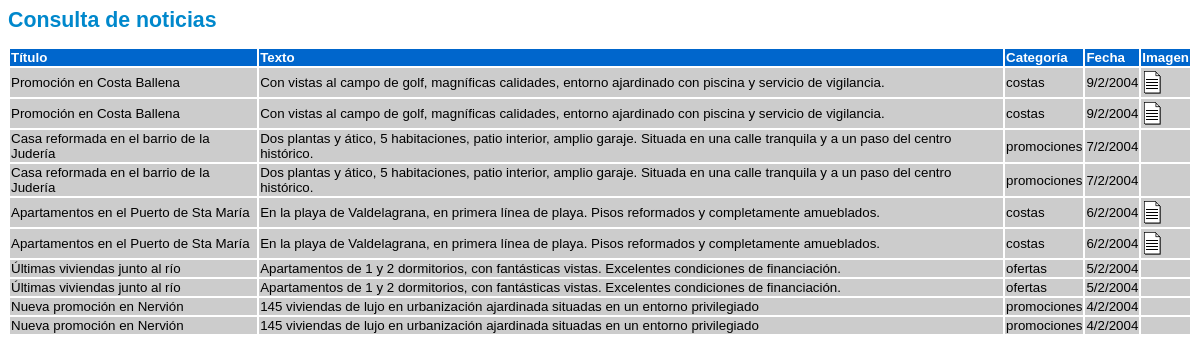
The app's page /Tema4/ejercicio1.php with its own data.
### tables this page shows
CREATE TABLE noticias (
  id smallint(5) unsigned NOT NULL auto_increment,
  titulo varchar(100) NOT NULL default '',
  texto text NOT NULL,
  categoria enum('promociones','ofertas','costas') NOT NULL default 'promociones',
  fecha date NOT NULL default '0000-00-00',
  imagen varchar(100) default NULL,
  PRIMARY KEY  (id)
);

### Tema4/lib/fecha.php (called while the page is built, shortened)
<?PHP
function date2string ($date)
{
   $string = date ("j/n/Y", strtotime($date));
   return ($string);
}
?>

### Tema4/ejercicio1.php (the view, shortened to what this page needs)
<HTML LANG="es">
	<HEAD>
	   <LINK REL="stylesheet" TYPE="text/css" HREF="estilo.css">
	<?PHP
	   include ("lib/fecha.php");
	?>
	</HEAD>
	<BODY>
		<H1>Consulta de noticias</H1>
		<?PHP
			  $conexion = mysql_connect ("localhost", "userp14", "cursphp11")
				 or die ("No se puede conectar con el servidor");
			  $instruccion = "select * from noticias order by fecha desc";
			  $consulta = mysql_query ($instruccion, $conexion)
				 or die ("Fallo en la consulta");
			  $nfilas = mysql_num_rows ($consulta);
			  if ($nfilas > 0)
			  {
				 print ("<TABLE>\n");
				 print ("<TR>\n");
				 print ("<TH>Título</TH>\n");
				 print ("<TH>Texto</TH>\n");
				 print ("<TH>Categoría</TH>\n");
				 print ("<TH>Fecha</TH>\n");
				 print ("<TH>Imagen</TH>\n");
				 print ("</TR>\n");
				 for ($i=0; $i<$nfilas; $i++)
				 {
					$resultado = mysql_fetch_array ($consulta);
					print ("<TR>\n");
					print ("<TD>" . $resultado['titulo'] . "</TD>\n");
					print ("<TD>" . $resultado['texto'] . "</TD>\n");
					print ("<TD>" . $resultado['categoria'] . "</TD>\n");
					print ("<TD>" . date2string($resultado['fecha']) . "</TD>\n");
					if ($resultado['imagen'] != "")
					   print ("<TD><A TARGET='_blank' HREF='img/" . $resultado['imagen'] .
							  "'><IMG BORDER='0' SRC='img/ico-fichero.gif' ALT='Imagen asociada'></A></TD>\n");
					else
					   print ("<TD>&nbsp;</TD>\n");
					print ("</TR>\n");
				 }
				 print ("</TABLE>\n");
			  }
			  else
				 print ("No hay noticias disponibles");
		?>
	</BODY>
</HTML>

### Tema2/estilo.css (style rules this page uses)
BODY { font-family: verdana, arial, sans-serif; font-size: 10pt; }
H1 { font-size: 16pt; font-weight: bold; color: #0088CC; }
TH { font-size: 10pt; font-weight: bold; color: white; background: #0066CC; text-align: left; }
TD { font-size: 10pt; background: #CCCCCC; }

### records on screen
noticias: titulo "Promoción en Costa Ballena", texto "Con vistas al campo de golf, magníficas calidades, entorno ajardinado con piscina y servicio de vigilancia.", categoria "costas", fecha "9/2/2004"
noticias: titulo "Promoción en Costa Ballena", texto "Con vistas al campo de golf, magníficas calidades, entorno ajardinado con piscina y servicio de vigilancia.", categoria "costas", fecha "9/2/2004"
noticias: titulo "Casa reformada en el barrio de la Judería", texto "Dos plantas y ático, 5 habitaciones, patio interior, amplio garaje. Situada en una calle tranquila y a un paso del centro histórico.", categoria "promociones", fecha "7/2/2004"
noticias: titulo "Casa reformada en el barrio de la Judería", texto "Dos plantas y ático, 5 habitaciones, patio interior, amplio garaje. Situada en una calle tranquila y a un paso del centro histórico.", categoria "promociones", fecha "7/2/2004"
noticias: titulo "Apartamentos en el Puerto de Sta María", texto "En la playa de Valdelagrana, en primera línea de playa. Pisos reformados y completamente amueblados.", categoria "costas", fecha "6/2/2004"
noticias: titulo "Apartamentos en el Puerto de Sta María", texto "En la playa de Valdelagrana, en primera línea de playa. Pisos reformados y completamente amueblados.", categoria "costas", fecha "6/2/2004"
noticias: titulo "Últimas viviendas junto al río", texto "Apartamentos de 1 y 2 dormitorios, con fantásticas vistas. Excelentes condiciones de financiación.", categoria "ofertas", fecha "5/2/2004"
noticias: titulo "Últimas viviendas junto al río", texto "Apartamentos de 1 y 2 dormitorios, con fantásticas vistas. Excelentes condiciones de financiación.", categoria "ofertas", fecha "5/2/2004"
noticias: titulo "Nueva promoción en Nervión", texto "145 viviendas de lujo en urbanización ajardinada situadas en un entorno privilegiado", categoria "promociones", fecha "4/2/2004"
noticias: titulo "Nueva promoción en Nervión", texto "145 viviendas de lujo en urbanización ajardinada situadas en un entorno privilegiado", categoria "promociones", fecha "4/2/2004"
